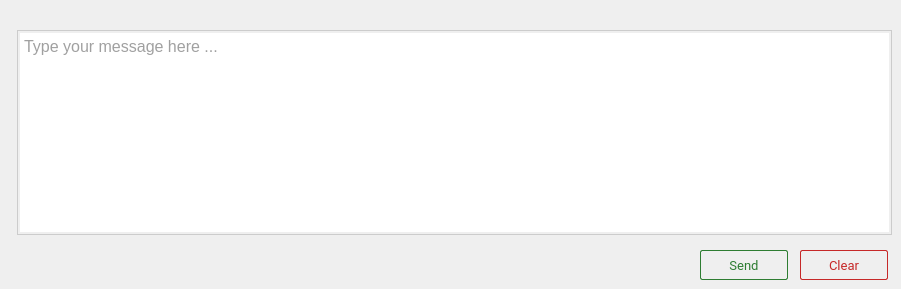
    <widget class="QWidget" name="tab_message">
     <property name="mouseTracking">
      <bool>true</bool>
     </property>
     <attribute name="title">
      <string>Message</string>
     </attribute>
     <widget class="QPushButton" name="message_send_button">
      <property name="geometry">
       <rect>
        <x>700</x>
        <y>250</y>
        <width>88</width>
        <height>30</height>
       </rect>
      </property>
      <property name="font">
       <font>
        <family>Roboto</family>
        <pointsize>10</pointsize>
       </font>
      </property>
      <property name="focusPolicy">
       <enum>Qt::NoFocus</enum>
      </property>
      <property name="styleSheet">
       <string notr="true">QPushButton{
  background-color: transparent;
  border-radius: 2px;
  border: 1px solid #2E7D32;
  color: #2E7D32;
}

QPushButton:hover {
  background: #66BB6A;
  border-width: 0px;
  color: #ffffff;
}

QPushButton:pressed {
  background: #81C784;
  border-width: 0px;
  color: #ffffff;
}</string>
      </property>
      <property name="text">
       <string>Send</string>
      </property>
     </widget>
     <widget class="QPushButton" name="message_clear_button">
      <property name="geometry">
       <rect>
        <x>800</x>
        <y>250</y>
        <width>88</width>
        <height>30</height>
       </rect>
      </property>
      <property name="font">
       <font>
        <family>Roboto</family>
        <pointsize>10</pointsize>
       </font>
      </property>
      <property name="focusPolicy">
       <enum>Qt::NoFocus</enum>
      </property>
      <property name="styleSheet">
       <string notr="true">QPushButton{
  background: transparent;
  border-radius: 2px;
  border: 1px solid #C62828;
  color: #C62828;
}

QPushButton:hover {
  background: #EF5350;
  border-width: 0px;
  color: #ffffff;
}

QPushButton:pressed {
  background: #E57373;
  border-width: 0px;
  color: #ffffff;
}</string>
      </property>
      <property name="text">
       <string>Clear</string>
      </property>
     </widget>
     <widget class="QTextEdit" name="message_text">
      <property name="geometry">
       <rect>
        <x>17</x>
        <y>30</y>
        <width>875</width>
        <height>205</height>
       </rect>
      </property>
      <property name="font">
       <font>
        <pointsize>12</pointsize>
       </font>
      </property>
      <property name="cursor" stdset="0">
       <cursorShape>IBeamCursor</cursorShape>
      </property>
      <property name="focusPolicy">
       <enum>Qt::StrongFocus</enum>
      </property>
      <property name="styleSheet">
       <string notr="true">QTextEdit {
color: #424242;
padding: 2px;
border: 1px solid #CCCCCC;
}
</string>
      </property>
      <property name="tabStopWidth">
       <number>40</number>
      </property>
      <property name="acceptRichText">
       <bool>false</bool>
      </property>
      <property name="placeholderText">
       <string>Type your message here ...</string>
      </property>
     </widget>
    </widget>
